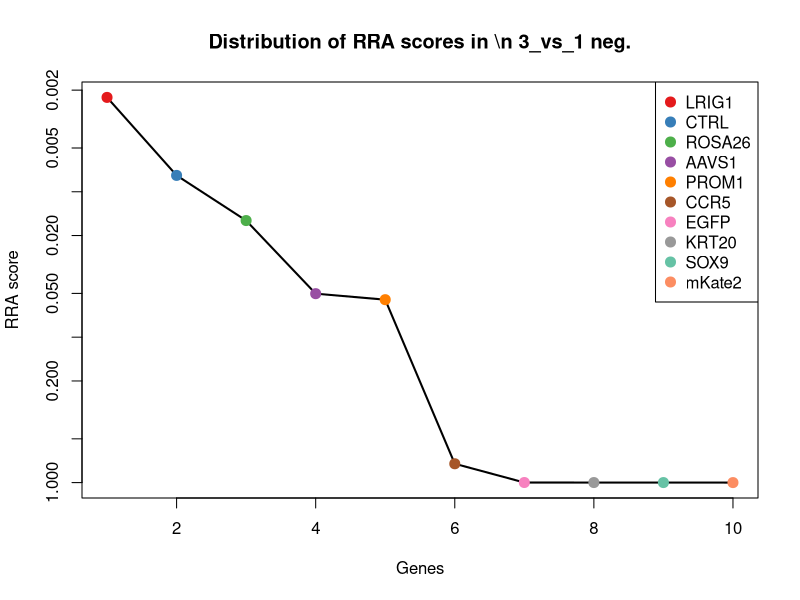
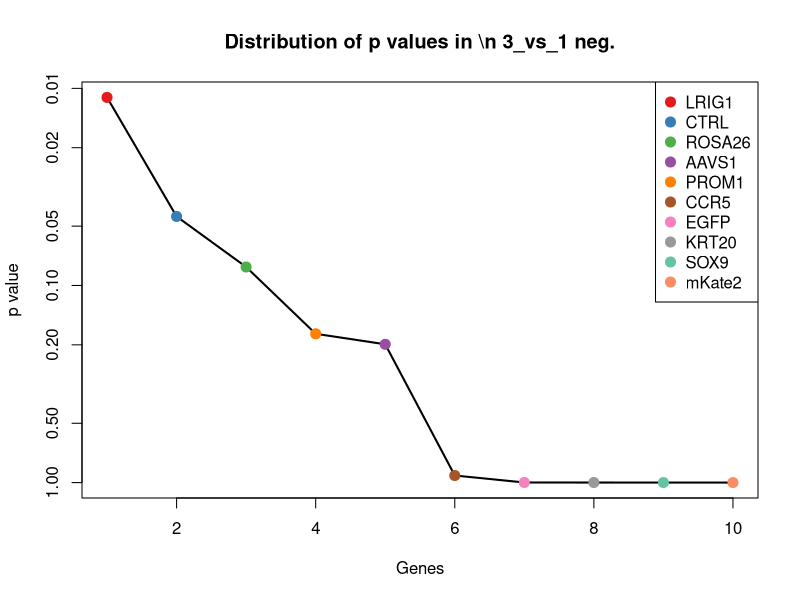
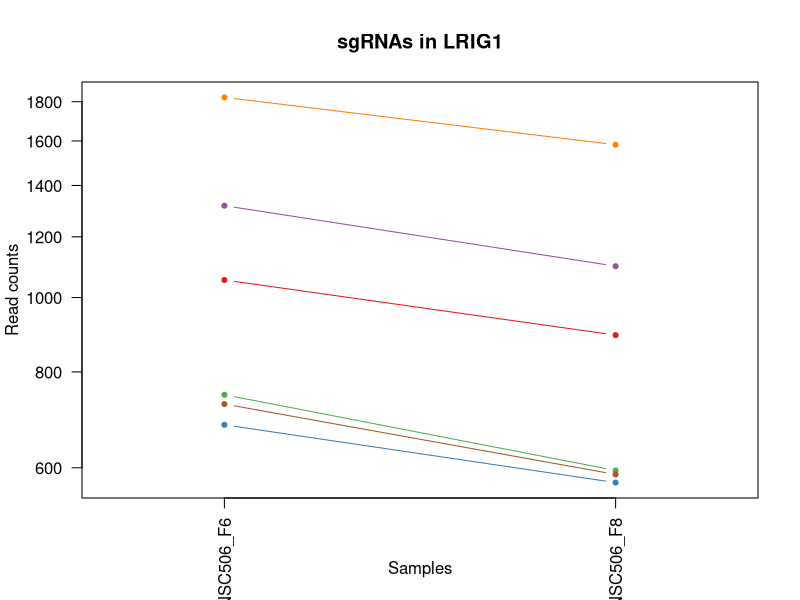
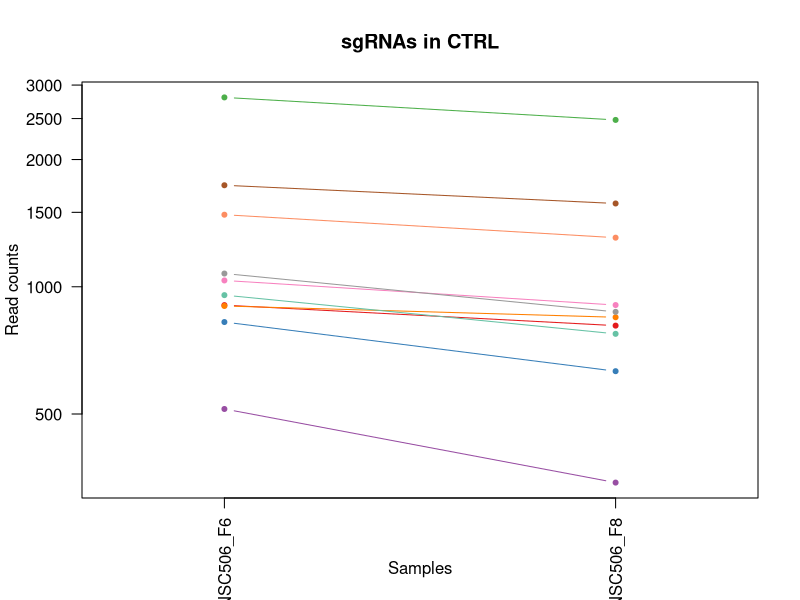
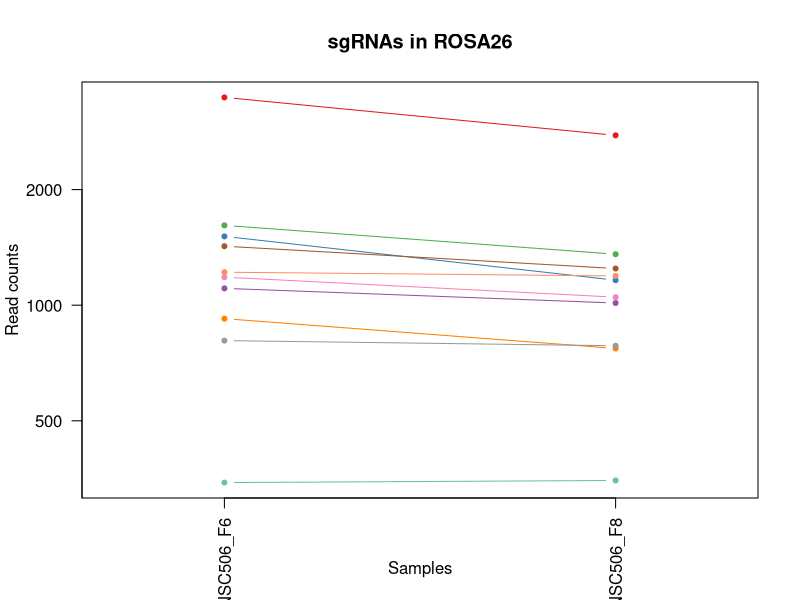
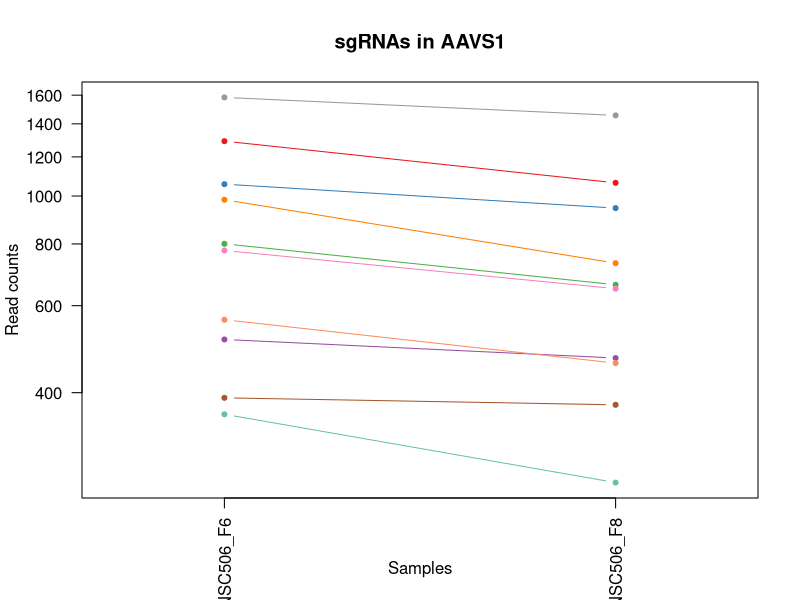
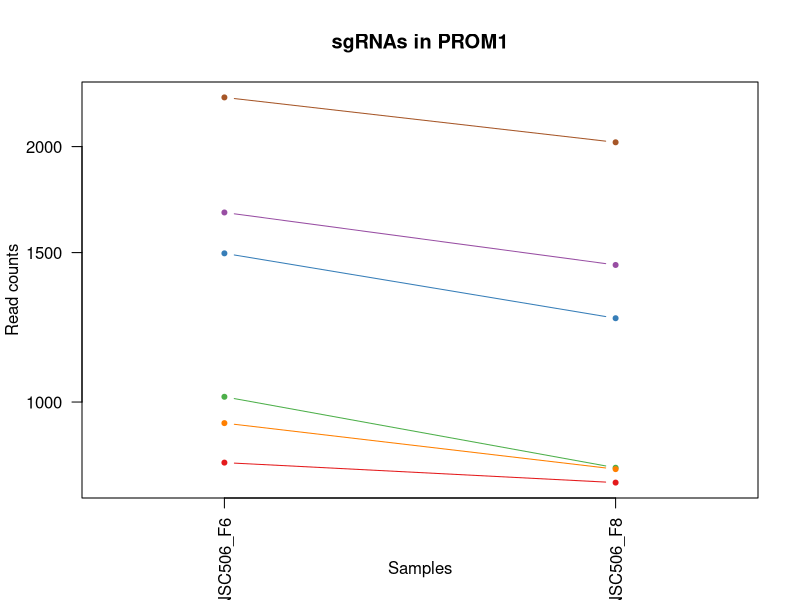
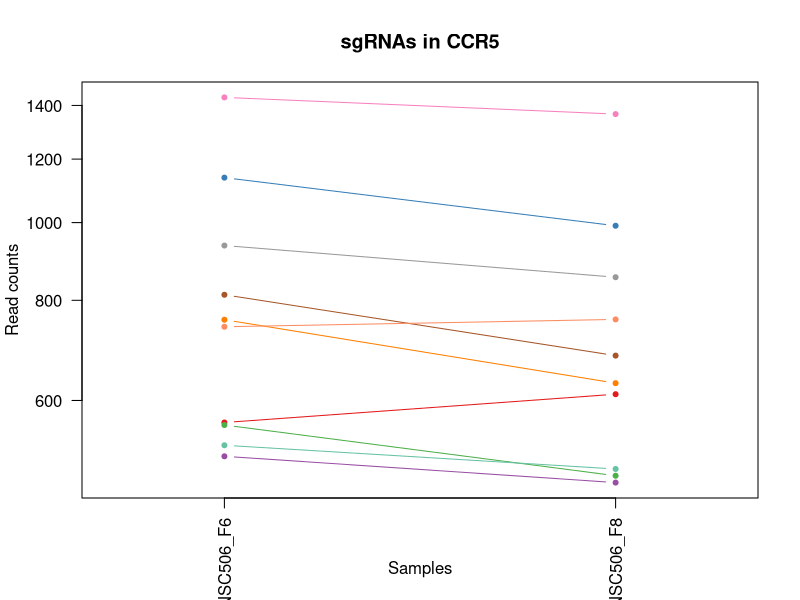

Generate these figures, in order, with R: (Note: this script raises an error after producing the figures.)
pdf(file='S6B_c1_t3.pdf',width=4.5,height=4.5);
gstable=read.table('S6B_c1_t3.gene_summary.txt',header=T)
# 
#
# parameters
# Do not modify the variables beginning with "__"

# gstablename='__GENE_SUMMARY_FILE__'
startindex=3
# outputfile='__OUTPUT_FILE__'
targetgenelist=c("LRIG1","CTRL","ROSA26","AAVS1","PROM1","CCR5","EGFP","KRT20","SOX9","mKate2")
# samplelabel=sub('.\\w+.\\w+$','',colnames(gstable)[startindex]);
samplelabel='3_vs_1 neg.'


# You need to write some codes in front of this code:
# gstable=read.table(gstablename,header=T)
# pdf(file=outputfile,width=6,height=6)


# set up color using RColorBrewer
#library(RColorBrewer)
#colors <- brewer.pal(length(targetgenelist), "Set1")

colors=c( "#E41A1C", "#377EB8", "#4DAF4A", "#984EA3", "#FF7F00",  "#A65628", "#F781BF",
          "#999999", "#66C2A5", "#FC8D62", "#8DA0CB", "#E78AC3", "#A6D854", "#FFD92F", "#E5C494", "#B3B3B3", 
          "#8DD3C7", "#FFFFB3", "#BEBADA", "#FB8072", "#80B1D3", "#FDB462", "#B3DE69", "#FCCDE5",
          "#D9D9D9", "#BC80BD", "#CCEBC5", "#FFED6F")

######
# function definition

plotrankedvalues<-function(val, tglist, ...){
  
  plot(val,log='y',ylim=c(max(val),min(val)),type='l',lwd=2, ...)
  if(length(tglist)>0){
    for(i in 1:length(tglist)){
      targetgene=tglist[i];
      tx=which(names(val)==targetgene);ty=val[targetgene];
      points(tx,ty,col=colors[(i %% length(colors)) ],cex=2,pch=20)
      # text(tx+50,ty,targetgene,col=colors[i])
    }
    legend('topright',tglist,pch=20,pt.cex = 2,cex=1,col=colors)
  }
}



plotrandvalues<-function(val,targetgenelist, ...){
  # choose the one with the best distance distribution
  
  mindiffvalue=0;
  randval=val;
  for(i in 1:20){
    randval0=sample(val)
    vindex=sort(which(names(randval0) %in% targetgenelist))
    if(max(vindex)>0.9*length(val)){
      # print('pass...')
      next;
    }
    mindiffind=min(diff(vindex));
    if (mindiffind > mindiffvalue){
      mindiffvalue=mindiffind;
      randval=randval0;
      # print(paste('Diff: ',mindiffvalue))
    }
  }
  plot(randval,log='y',ylim=c(max(randval),min(randval)),pch=20,col='grey', ...)
  
  if(length(targetgenelist)>0){
    for(i in 1:length(targetgenelist)){
      targetgene=targetgenelist[i];
      tx=which(names(randval)==targetgene);ty=randval[targetgene];
      points(tx,ty,col=colors[(i %% length(colors)) ],cex=2,pch=20)
      text(tx+50,ty,targetgene,col=colors[i])
    }
  }
  
}




# set.seed(1235)



pvec=gstable[,startindex]
names(pvec)=gstable[,'id']
pvec=sort(pvec);

plotrankedvalues(pvec,targetgenelist,xlab='Genes',ylab='RRA score',main=paste('Distribution of RRA scores in \\n',samplelabel))

# plotrandvalues(pvec,targetgenelist,xlab='Genes',ylab='RRA score',main=paste('Distribution of RRA scores in \\n',samplelabel))


pvec=gstable[,startindex+1]
names(pvec)=gstable[,'id']
pvec=sort(pvec);

plotrankedvalues(pvec,targetgenelist,xlab='Genes',ylab='p value',main=paste('Distribution of p values in \\n',samplelabel))

# plotrandvalues(pvec,targetgenelist,xlab='Genes',ylab='p value',main=paste('Distribution of p values in \\n',samplelabel))



# you need to write after this code:
# dev.off()






# parameters
# Do not modify the variables beginning with "__"
targetmat=list(c(1053.1304528746793,892.389464886271),c(681.5180144254109,572.892002149211),c(745.9674041195645,594.1393703607888),c(1316.413066093349,1097.7806909315238),c(1822.40933837298,1580.9615828540725),c(725.3984499618559,587.0569142902629))
targetgene="LRIG1"
collabel=c("S46_MNSC506_F6","S48_MNSC506_F8")

# set up color using RColorBrewer
#library(RColorBrewer)
#colors <- brewer.pal(length(targetgenelist), "Set1")

colors=c( "#E41A1C", "#377EB8", "#4DAF4A", "#984EA3", "#FF7F00",  "#A65628", "#F781BF",
          "#999999", "#66C2A5", "#FC8D62", "#8DA0CB", "#E78AC3", "#A6D854", "#FFD92F", "#E5C494", "#B3B3B3", 
          "#8DD3C7", "#FFFFB3", "#BEBADA", "#FB8072", "#80B1D3", "#FDB462", "#B3DE69", "#FCCDE5",
          "#D9D9D9", "#BC80BD", "#CCEBC5", "#FFED6F")


## code

targetmatvec=unlist(targetmat)+1
yrange=range(targetmatvec[targetmatvec>0]);
# yrange[1]=1; # set the minimum value to 1
for(i in 1:length(targetmat)){
  vali=targetmat[[i]]+1;
  if(i==1){
    plot(1:length(vali),vali,type='b',las=1,pch=20,main=paste('sgRNAs in',targetgene),ylab='Read counts',xlab='Samples',xlim=c(0.7,length(vali)+0.3),ylim = yrange,col=colors[(i %% length(colors))],xaxt='n',log='y')
    axis(1,at=1:length(vali),labels=(collabel),las=2)
    # lines(0:100,rep(1,101),col='black');
  }else{
    lines(1:length(vali),vali,type='b',pch=20,col=colors[(i %% length(colors))])
  }
}




# parameters
# Do not modify the variables beginning with "__"
targetmat=list(c(903.6627193286636,808.1869316033511),c(824.1294299188571,630.3385902768104),c(2804.2340835009363,2480.4335038108693),c(512.8525903322006,343.10564963881313),c(899.5489284971219,845.9600306461563),c(1737.390994521118,1573.0921872201548),c(1033.9327623274846,904.1935583371475),c(1073.6994070323879,871.142096674693),c(954.399472917678,772.7746512507214),c(1479.593435744504,1305.5327356669518))
targetgene="CTRL"
collabel=c("S46_MNSC506_F6","S48_MNSC506_F8")

# set up color using RColorBrewer
#library(RColorBrewer)
#colors <- brewer.pal(length(targetgenelist), "Set1")

colors=c( "#E41A1C", "#377EB8", "#4DAF4A", "#984EA3", "#FF7F00",  "#A65628", "#F781BF",
          "#999999", "#66C2A5", "#FC8D62", "#8DA0CB", "#E78AC3", "#A6D854", "#FFD92F", "#E5C494", "#B3B3B3", 
          "#8DD3C7", "#FFFFB3", "#BEBADA", "#FB8072", "#80B1D3", "#FDB462", "#B3DE69", "#FCCDE5",
          "#D9D9D9", "#BC80BD", "#CCEBC5", "#FFED6F")


## code

targetmatvec=unlist(targetmat)+1
yrange=range(targetmatvec[targetmatvec>0]);
# yrange[1]=1; # set the minimum value to 1
for(i in 1:length(targetmat)){
  vali=targetmat[[i]]+1;
  if(i==1){
    plot(1:length(vali),vali,type='b',las=1,pch=20,main=paste('sgRNAs in',targetgene),ylab='Read counts',xlab='Samples',xlim=c(0.7,length(vali)+0.3),ylim = yrange,col=colors[(i %% length(colors))],xaxt='n',log='y')
    axis(1,at=1:length(vali),labels=(collabel),las=2)
    # lines(0:100,rep(1,101),col='black');
  }else{
    lines(1:length(vali),vali,type='b',pch=20,col=colors[(i %% length(colors))])
  }
}




# parameters
# Do not modify the variables beginning with "__"
targetmat=list(c(3474.781989042236,2767.6664444488665),c(1509.7612351758098,1160.7358560028656),c(1612.6060059643526,1356.683807287417),c(1105.2384700742077,1012.0042785218204),c(921.4891462653444,770.4138325605461),c(1423.3716277134338,1244.9383892857854),c(1182.0292322629864,1048.203498437842),c(807.6742665926903,783.0048655748144),c(344.18716623899024,348.61422658255555),c(1217.6820861363478,1190.639559411753))
targetgene="ROSA26"
collabel=c("S46_MNSC506_F6","S48_MNSC506_F8")

# set up color using RColorBrewer
#library(RColorBrewer)
#colors <- brewer.pal(length(targetgenelist), "Set1")

colors=c( "#E41A1C", "#377EB8", "#4DAF4A", "#984EA3", "#FF7F00",  "#A65628", "#F781BF",
          "#999999", "#66C2A5", "#FC8D62", "#8DA0CB", "#E78AC3", "#A6D854", "#FFD92F", "#E5C494", "#B3B3B3", 
          "#8DD3C7", "#FFFFB3", "#BEBADA", "#FB8072", "#80B1D3", "#FDB462", "#B3DE69", "#FCCDE5",
          "#D9D9D9", "#BC80BD", "#CCEBC5", "#FFED6F")


## code

targetmatvec=unlist(targetmat)+1
yrange=range(targetmatvec[targetmatvec>0]);
# yrange[1]=1; # set the minimum value to 1
for(i in 1:length(targetmat)){
  vali=targetmat[[i]]+1;
  if(i==1){
    plot(1:length(vali),vali,type='b',las=1,pch=20,main=paste('sgRNAs in',targetgene),ylab='Read counts',xlab='Samples',xlim=c(0.7,length(vali)+0.3),ylim = yrange,col=colors[(i %% length(colors))],xaxt='n',log='y')
    axis(1,at=1:length(vali),labels=(collabel),las=2)
    # lines(0:100,rep(1,101),col='black');
  }else{
    lines(1:length(vali),vali,type='b',pch=20,col=colors[(i %% length(colors))])
  }
}




# parameters
# Do not modify the variables beginning with "__"
targetmat=list(c(1290.359057493585,1062.3684105788939),c(1055.8729800957071,944.327476070128),c(799.4466849296068,660.2422936856977),c(511.4813267216867,469.01597978149687),c(981.8247451279562,730.2799148275656),c(389.4388653859491,376.9440508646594),c(774.7639399403565,648.4382002348212),c(1582.4382065330467,1455.0512527113888),c(360.6423295651571,262.0508746094605),c(560.8468167001873,457.99882589401204))
targetgene="AAVS1"
collabel=c("S46_MNSC506_F6","S48_MNSC506_F8")

# set up color using RColorBrewer
#library(RColorBrewer)
#colors <- brewer.pal(length(targetgenelist), "Set1")

colors=c( "#E41A1C", "#377EB8", "#4DAF4A", "#984EA3", "#FF7F00",  "#A65628", "#F781BF",
          "#999999", "#66C2A5", "#FC8D62", "#8DA0CB", "#E78AC3", "#A6D854", "#FFD92F", "#E5C494", "#B3B3B3", 
          "#8DD3C7", "#FFFFB3", "#BEBADA", "#FB8072", "#80B1D3", "#FDB462", "#B3DE69", "#FCCDE5",
          "#D9D9D9", "#BC80BD", "#CCEBC5", "#FFED6F")


## code

targetmatvec=unlist(targetmat)+1
yrange=range(targetmatvec[targetmatvec>0]);
# yrange[1]=1; # set the minimum value to 1
for(i in 1:length(targetmat)){
  vali=targetmat[[i]]+1;
  if(i==1){
    plot(1:length(vali),vali,type='b',las=1,pch=20,main=paste('sgRNAs in',targetgene),ylab='Read counts',xlab='Samples',xlim=c(0.7,length(vali)+0.3),ylim = yrange,col=colors[(i %% length(colors))],xaxt='n',log='y')
    axis(1,at=1:length(vali),labels=(collabel),las=2)
    # lines(0:100,rep(1,101),col='black');
  }else{
    lines(1:length(vali),vali,type='b',pch=20,col=colors[(i %% length(colors))])
  }
}




# parameters
# Do not modify the variables beginning with "__"
targetmat=list(c(847.4409112975935,802.6783546596088),c(1496.0485990706707,1254.3816640464865),c(1013.363808169776,835.7298163220632),c(1671.5703412164505,1449.5426757676464),c(943.4293640335669,832.5820580684962),c(2284.5251751161663,2022.4346779168573))
targetgene="PROM1"
collabel=c("S46_MNSC506_F6","S48_MNSC506_F8")

# set up color using RColorBrewer
#library(RColorBrewer)
#colors <- brewer.pal(length(targetgenelist), "Set1")

colors=c( "#E41A1C", "#377EB8", "#4DAF4A", "#984EA3", "#FF7F00",  "#A65628", "#F781BF",
          "#999999", "#66C2A5", "#FC8D62", "#8DA0CB", "#E78AC3", "#A6D854", "#FFD92F", "#E5C494", "#B3B3B3", 
          "#8DD3C7", "#FFFFB3", "#BEBADA", "#FB8072", "#80B1D3", "#FDB462", "#B3DE69", "#FCCDE5",
          "#D9D9D9", "#BC80BD", "#CCEBC5", "#FFED6F")


## code

targetmatvec=unlist(targetmat)+1
yrange=range(targetmatvec[targetmatvec>0]);
# yrange[1]=1; # set the minimum value to 1
for(i in 1:length(targetmat)){
  vali=targetmat[[i]]+1;
  if(i==1){
    plot(1:length(vali),vali,type='b',las=1,pch=20,main=paste('sgRNAs in',targetgene),ylab='Read counts',xlab='Samples',xlim=c(0.7,length(vali)+0.3),ylim = yrange,col=colors[(i %% length(colors))],xaxt='n',log='y')
    axis(1,at=1:length(vali),labels=(collabel),las=2)
    # lines(0:100,rep(1,101),col='black');
  }else{
    lines(1:length(vali),vali,type='b',pch=20,col=colors[(i %% length(colors))])
  }
}




# parameters
# Do not modify the variables beginning with "__"
targetmat=list(c(562.2180803107012,609.8781616286243),c(1136.7775331160276,989.9699707468508),c(558.1042894791594,482.393952359157),c(510.1100631111728,472.95067759845574),c(755.5662493931618,629.5516507134187),c(811.788057424232,681.4896618972757),c(1431.5992093765171,1364.5532029213348),c(935.2017823704834,853.829426280074),c(526.5652264373397,491.8372271198583),c(740.4823496775089,756.2489204194941))
targetgene="CCR5"
collabel=c("S46_MNSC506_F6","S48_MNSC506_F8")

# set up color using RColorBrewer
#library(RColorBrewer)
#colors <- brewer.pal(length(targetgenelist), "Set1")

colors=c( "#E41A1C", "#377EB8", "#4DAF4A", "#984EA3", "#FF7F00",  "#A65628", "#F781BF",
          "#999999", "#66C2A5", "#FC8D62", "#8DA0CB", "#E78AC3", "#A6D854", "#FFD92F", "#E5C494", "#B3B3B3", 
          "#8DD3C7", "#FFFFB3", "#BEBADA", "#FB8072", "#80B1D3", "#FDB462", "#B3DE69", "#FCCDE5",
          "#D9D9D9", "#BC80BD", "#CCEBC5", "#FFED6F")


## code

targetmatvec=unlist(targetmat)+1
yrange=range(targetmatvec[targetmatvec>0]);
# yrange[1]=1; # set the minimum value to 1
for(i in 1:length(targetmat)){
  vali=targetmat[[i]]+1;
  if(i==1){
    plot(1:length(vali),vali,type='b',las=1,pch=20,main=paste('sgRNAs in',targetgene),ylab='Read counts',xlab='Samples',xlim=c(0.7,length(vali)+0.3),ylim = yrange,col=colors[(i %% length(colors))],xaxt='n',log='y')
    axis(1,at=1:length(vali),labels=(collabel),las=2)
    # lines(0:100,rep(1,101),col='black');
  }else{
    lines(1:length(vali),vali,type='b',pch=20,col=colors[(i %% length(colors))])
  }
}




# parameters
# Do not modify the variables beginning with "__"
targetmat=list(c(1280.7602122199876,1508.5631430220294),c(1720.935831194951,1839.864699209966),c(878.9799743394133,1181.1962846510517),c(799.4466849296068,960.8532069013552),c(1587.9232609751023,1658.8685996298582),c(1640.0312781746309,1895.737408210782))
targetgene="EGFP"
collabel=c("S46_MNSC506_F6","S48_MNSC506_F8")

# set up color using RColorBrewer
#library(RColorBrewer)
#colors <- brewer.pal(length(targetgenelist), "Set1")

colors=c( "#E41A1C", "#377EB8", "#4DAF4A", "#984EA3", "#FF7F00",  "#A65628", "#F781BF",
          "#999999", "#66C2A5", "#FC8D62", "#8DA0CB", "#E78AC3", "#A6D854", "#FFD92F", "#E5C494", "#B3B3B3", 
          "#8DD3C7", "#FFFFB3", "#BEBADA", "#FB8072", "#80B1D3", "#FDB462", "#B3DE69", "#FCCDE5",
          "#D9D9D9", "#BC80BD", "#CCEBC5", "#FFED6F")


## code

targetmatvec=unlist(targetmat)+1
yrange=range(targetmatvec[targetmatvec>0]);
# yrange[1]=1; # set the minimum value to 1
for(i in 1:length(targetmat)){
  vali=targetmat[[i]]+1;
  if(i==1){
    plot(1:length(vali),vali,type='b',las=1,pch=20,main=paste('sgRNAs in',targetgene),ylab='Read counts',xlab='Samples',xlim=c(0.7,length(vali)+0.3),ylim = yrange,col=colors[(i %% length(colors))],xaxt='n',log='y')
    axis(1,at=1:length(vali),labels=(collabel),las=2)
    # lines(0:100,rep(1,101),col='black');
  }else{
    lines(1:length(vali),vali,type='b',pch=20,col=colors[(i %% length(colors))])
  }
}




# parameters
# Do not modify the variables beginning with "__"
targetmat=list(c(789.8478396560095,961.640146464747),c(965.3695818017893,1270.120455314322),c(811.788057424232,963.2140255915305),c(411.3790831541716,518.5931722751786),c(1586.5519973645885,1693.4939404190961),c(673.2904327623276,827.0734811247537))
targetgene="KRT20"
collabel=c("S46_MNSC506_F6","S48_MNSC506_F8")

# set up color using RColorBrewer
#library(RColorBrewer)
#colors <- brewer.pal(length(targetgenelist), "Set1")

colors=c( "#E41A1C", "#377EB8", "#4DAF4A", "#984EA3", "#FF7F00",  "#A65628", "#F781BF",
          "#999999", "#66C2A5", "#FC8D62", "#8DA0CB", "#E78AC3", "#A6D854", "#FFD92F", "#E5C494", "#B3B3B3", 
          "#8DD3C7", "#FFFFB3", "#BEBADA", "#FB8072", "#80B1D3", "#FDB462", "#B3DE69", "#FCCDE5",
          "#D9D9D9", "#BC80BD", "#CCEBC5", "#FFED6F")


## code

targetmatvec=unlist(targetmat)+1
yrange=range(targetmatvec[targetmatvec>0]);
# yrange[1]=1; # set the minimum value to 1
for(i in 1:length(targetmat)){
  vali=targetmat[[i]]+1;
  if(i==1){
    plot(1:length(vali),vali,type='b',las=1,pch=20,main=paste('sgRNAs in',targetgene),ylab='Read counts',xlab='Samples',xlim=c(0.7,length(vali)+0.3),ylim = yrange,col=colors[(i %% length(colors))],xaxt='n',log='y')
    axis(1,at=1:length(vali),labels=(collabel),las=2)
    # lines(0:100,rep(1,101),col='black');
  }else{
    lines(1:length(vali),vali,type='b',pch=20,col=colors[(i %% length(colors))])
  }
}




# parameters
# Do not modify the variables beginning with "__"
targetmat=list(c(1014.7350717802899,1240.2167519054346),c(815.9018482557736,916.7845913514159),c(372.9837020597823,436.7514576824342),c(464.8583639642139,652.3728980517801),c(1017.4775990013178,1424.3606097391096),c(1409.6589916082946,1578.600764163897))
targetgene="SOX9"
collabel=c("S46_MNSC506_F6","S48_MNSC506_F8")

# set up color using RColorBrewer
#library(RColorBrewer)
#colors <- brewer.pal(length(targetgenelist), "Set1")

colors=c( "#E41A1C", "#377EB8", "#4DAF4A", "#984EA3", "#FF7F00",  "#A65628", "#F781BF",
          "#999999", "#66C2A5", "#FC8D62", "#8DA0CB", "#E78AC3", "#A6D854", "#FFD92F", "#E5C494", "#B3B3B3", 
          "#8DD3C7", "#FFFFB3", "#BEBADA", "#FB8072", "#80B1D3", "#FDB462", "#B3DE69", "#FCCDE5",
          "#D9D9D9", "#BC80BD", "#CCEBC5", "#FFED6F")


## code

targetmatvec=unlist(targetmat)+1
yrange=range(targetmatvec[targetmatvec>0]);
# yrange[1]=1; # set the minimum value to 1
for(i in 1:length(targetmat)){
  vali=targetmat[[i]]+1;
  if(i==1){
    plot(1:length(vali),vali,type='b',las=1,pch=20,main=paste('sgRNAs in',targetgene),ylab='Read counts',xlab='Samples',xlim=c(0.7,length(vali)+0.3),ylim = yrange,col=colors[(i %% length(colors))],xaxt='n',log='y')
    axis(1,at=1:length(vali),labels=(collabel),las=2)
    # lines(0:100,rep(1,101),col='black');
  }else{
    lines(1:length(vali),vali,type='b',pch=20,col=colors[(i %% length(colors))])
  }
}




# parameters
# Do not modify the variables beginning with "__"
targetmat=list(c(533.4215444899091,1264.6118783705797),c(750.0811949511062,1596.700374121908),c(700.7157049726056,1414.9173349784085),c(629.4099972258825,1015.9389763387793),c(575.9307164158403,1075.746383156554),c(958.5132637492198,2053.1253208891367))
targetgene="mKate2"
collabel=c("S46_MNSC506_F6","S48_MNSC506_F8")

# set up color using RColorBrewer
#library(RColorBrewer)
#colors <- brewer.pal(length(targetgenelist), "Set1")

colors=c( "#E41A1C", "#377EB8", "#4DAF4A", "#984EA3", "#FF7F00",  "#A65628", "#F781BF",
          "#999999", "#66C2A5", "#FC8D62", "#8DA0CB", "#E78AC3", "#A6D854", "#FFD92F", "#E5C494", "#B3B3B3", 
          "#8DD3C7", "#FFFFB3", "#BEBADA", "#FB8072", "#80B1D3", "#FDB462", "#B3DE69", "#FCCDE5",
          "#D9D9D9", "#BC80BD", "#CCEBC5", "#FFED6F")


## code

targetmatvec=unlist(targetmat)+1
yrange=range(targetmatvec[targetmatvec>0]);
# yrange[1]=1; # set the minimum value to 1
for(i in 1:length(targetmat)){
  vali=targetmat[[i]]+1;
  if(i==1){
    plot(1:length(vali),vali,type='b',las=1,pch=20,main=paste('sgRNAs in',targetgene),ylab='Read counts',xlab='Samples',xlim=c(0.7,length(vali)+0.3),ylim = yrange,col=colors[(i %% length(colors))],xaxt='n',log='y')
    axis(1,at=1:length(vali),labels=(collabel),las=2)
    # lines(0:100,rep(1,101),col='black');
  }else{
    lines(1:length(vali),vali,type='b',pch=20,col=colors[(i %% length(colors))])
  }
}



# 
#
# parameters
# Do not modify the variables beginning with "__"

# gstablename='__GENE_SUMMARY_FILE__'
startindex=9
# outputfile='__OUTPUT_FILE__'
targetgenelist=c("mKate2","SOX9","KRT20","EGFP","PROM1","CCR5","ROSA26","AAVS1","CTRL","LRIG1")
# samplelabel=sub('.\\w+.\\w+$','',colnames(gstable)[startindex]);
samplelabel='3_vs_1 pos.'


# You need to write some codes in front of this code:
# gstable=read.table(gstablename,header=T)
# pdf(file=outputfile,width=6,height=6)


# set up color using RColorBrewer
#library(RColorBrewer)
#colors <- brewer.pal(length(targetgenelist), "Set1")

colors=c( "#E41A1C", "#377EB8", "#4DAF4A", "#984EA3", "#FF7F00",  "#A65628", "#F781BF",
          "#999999", "#66C2A5", "#FC8D62", "#8DA0CB", "#E78AC3", "#A6D854", "#FFD92F", "#E5C494", "#B3B3B3", 
          "#8DD3C7", "#FFFFB3", "#BEBADA", "#FB8072", "#80B1D3", "#FDB462", "#B3DE69", "#FCCDE5",
          "#D9D9D9", "#BC80BD", "#CCEBC5", "#FFED6F")

######
# function definition

plotrankedvalues<-function(val, tglist, ...){
  
  plot(val,log='y',ylim=c(max(val),min(val)),type='l',lwd=2, ...)
  if(length(tglist)>0){
    for(i in 1:length(tglist)){
      targetgene=tglist[i];
      tx=which(names(val)==targetgene);ty=val[targetgene];
      points(tx,ty,col=colors[(i %% length(colors)) ],cex=2,pch=20)
      # text(tx+50,ty,targetgene,col=colors[i])
    }
    legend('topright',tglist,pch=20,pt.cex = 2,cex=1,col=colors)
  }
}



plotrandvalues<-function(val,targetgenelist, ...){
  # choose the one with the best distance distribution
  
  mindiffvalue=0;
  randval=val;
  for(i in 1:20){
    randval0=sample(val)
    vindex=sort(which(names(randval0) %in% targetgenelist))
    if(max(vindex)>0.9*length(val)){
      # print('pass...')
      next;
    }
    mindiffind=min(diff(vindex));
    if (mindiffind > mindiffvalue){
      mindiffvalue=mindiffind;
      randval=randval0;
      # print(paste('Diff: ',mindiffvalue))
    }
  }
  plot(randval,log='y',ylim=c(max(randval),min(randval)),pch=20,col='grey', ...)
  
  if(length(targetgenelist)>0){
    for(i in 1:length(targetgenelist)){
      targetgene=targetgenelist[i];
      tx=which(names(randval)==targetgene);ty=randval[targetgene];
      points(tx,ty,col=colors[(i %% length(colors)) ],cex=2,pch=20)
      text(tx+50,ty,targetgene,col=colors[i])
    }
  }
  
}




# set.seed(1235)



pvec=gstable[,startindex]
names(pvec)=gstable[,'id']
pvec=sort(pvec);

plotrankedvalues(pvec,targetgenelist,xlab='Genes',ylab='RRA score',main=paste('Distribution of RRA scores in \\n',samplelabel))

# plotrandvalues(pvec,targetgenelist,xlab='Genes',ylab='RRA score',main=paste('Distribution of RRA scores in \\n',samplelabel))


pvec=gstable[,startindex+1]
names(pvec)=gstable[,'id']
pvec=sort(pvec);

plotrankedvalues(pvec,targetgenelist,xlab='Genes',ylab='p value',main=paste('Distribution of p values in \\n',samplelabel))

# plotrandvalues(pvec,targetgenelist,xlab='Genes',ylab='p value',main=paste('Distribution of p values in \\n',samplelabel))



# you need to write after this code:
# dev.off()






# parameters
# Do not modify the variables beginning with "__"
targetmat=list(c(533.4215444899091,1264.6118783705797),c(750.0811949511062,1596.700374121908),c(700.7157049726056,1414.9173349784085),c(629.4099972258825,1015.9389763387793),c(575.9307164158403,1075.746383156554),c(958.5132637492198,2053.1253208891367))
targetgene="mKate2"
collabel=c("S46_MNSC506_F6","S48_MNSC506_F8")

# set up color using RColorBrewer
#library(RColorBrewer)
#colors <- brewer.pal(length(targetgenelist), "Set1")

colors=c( "#E41A1C", "#377EB8", "#4DAF4A", "#984EA3", "#FF7F00",  "#A65628", "#F781BF",
          "#999999", "#66C2A5", "#FC8D62", "#8DA0CB", "#E78AC3", "#A6D854", "#FFD92F", "#E5C494", "#B3B3B3", 
          "#8DD3C7", "#FFFFB3", "#BEBADA", "#FB8072", "#80B1D3", "#FDB462", "#B3DE69", "#FCCDE5",
          "#D9D9D9", "#BC80BD", "#CCEBC5", "#FFED6F")


## code

targetmatvec=unlist(targetmat)+1
yrange=range(targetmatvec[targetmatvec>0]);
# yrange[1]=1; # set the minimum value to 1
for(i in 1:length(targetmat)){
  vali=targetmat[[i]]+1;
  if(i==1){
    plot(1:length(vali),vali,type='b',las=1,pch=20,main=paste('sgRNAs in',targetgene),ylab='Read counts',xlab='Samples',xlim=c(0.7,length(vali)+0.3),ylim = yrange,col=colors[(i %% length(colors))],xaxt='n',log='y')
    axis(1,at=1:length(vali),labels=(collabel),las=2)
    # lines(0:100,rep(1,101),col='black');
  }else{
    lines(1:length(vali),vali,type='b',pch=20,col=colors[(i %% length(colors))])
  }
}




# parameters
# Do not modify the variables beginning with "__"
targetmat=list(c(1014.7350717802899,1240.2167519054346),c(815.9018482557736,916.7845913514159),c(372.9837020597823,436.7514576824342),c(464.8583639642139,652.3728980517801),c(1017.4775990013178,1424.3606097391096),c(1409.6589916082946,1578.600764163897))
targetgene="SOX9"
collabel=c("S46_MNSC506_F6","S48_MNSC506_F8")

# set up color using RColorBrewer
#library(RColorBrewer)
#colors <- brewer.pal(length(targetgenelist), "Set1")

colors=c( "#E41A1C", "#377EB8", "#4DAF4A", "#984EA3", "#FF7F00",  "#A65628", "#F781BF",
          "#999999", "#66C2A5", "#FC8D62", "#8DA0CB", "#E78AC3", "#A6D854", "#FFD92F", "#E5C494", "#B3B3B3", 
          "#8DD3C7", "#FFFFB3", "#BEBADA", "#FB8072", "#80B1D3", "#FDB462", "#B3DE69", "#FCCDE5",
          "#D9D9D9", "#BC80BD", "#CCEBC5", "#FFED6F")


## code

targetmatvec=unlist(targetmat)+1
yrange=range(targetmatvec[targetmatvec>0]);
# yrange[1]=1; # set the minimum value to 1
for(i in 1:length(targetmat)){
  vali=targetmat[[i]]+1;
  if(i==1){
    plot(1:length(vali),vali,type='b',las=1,pch=20,main=paste('sgRNAs in',targetgene),ylab='Read counts',xlab='Samples',xlim=c(0.7,length(vali)+0.3),ylim = yrange,col=colors[(i %% length(colors))],xaxt='n',log='y')
    axis(1,at=1:length(vali),labels=(collabel),las=2)
    # lines(0:100,rep(1,101),col='black');
  }else{
    lines(1:length(vali),vali,type='b',pch=20,col=colors[(i %% length(colors))])
  }
}




# parameters
# Do not modify the variables beginning with "__"
targetmat=list(c(789.8478396560095,961.640146464747),c(965.3695818017893,1270.120455314322),c(811.788057424232,963.2140255915305),c(411.3790831541716,518.5931722751786),c(1586.5519973645885,1693.4939404190961),c(673.2904327623276,827.0734811247537))
targetgene="KRT20"
collabel=c("S46_MNSC506_F6","S48_MNSC506_F8")

# set up color using RColorBrewer
#library(RColorBrewer)
#colors <- brewer.pal(length(targetgenelist), "Set1")

colors=c( "#E41A1C", "#377EB8", "#4DAF4A", "#984EA3", "#FF7F00",  "#A65628", "#F781BF",
          "#999999", "#66C2A5", "#FC8D62", "#8DA0CB", "#E78AC3", "#A6D854", "#FFD92F", "#E5C494", "#B3B3B3", 
          "#8DD3C7", "#FFFFB3", "#BEBADA", "#FB8072", "#80B1D3", "#FDB462", "#B3DE69", "#FCCDE5",
          "#D9D9D9", "#BC80BD", "#CCEBC5", "#FFED6F")


## code

targetmatvec=unlist(targetmat)+1
yrange=range(targetmatvec[targetmatvec>0]);
# yrange[1]=1; # set the minimum value to 1
for(i in 1:length(targetmat)){
  vali=targetmat[[i]]+1;
  if(i==1){
    plot(1:length(vali),vali,type='b',las=1,pch=20,main=paste('sgRNAs in',targetgene),ylab='Read counts',xlab='Samples',xlim=c(0.7,length(vali)+0.3),ylim = yrange,col=colors[(i %% length(colors))],xaxt='n',log='y')
    axis(1,at=1:length(vali),labels=(collabel),las=2)
    # lines(0:100,rep(1,101),col='black');
  }else{
    lines(1:length(vali),vali,type='b',pch=20,col=colors[(i %% length(colors))])
  }
}




# parameters
# Do not modify the variables beginning with "__"
targetmat=list(c(1280.7602122199876,1508.5631430220294),c(1720.935831194951,1839.864699209966),c(878.9799743394133,1181.1962846510517),c(799.4466849296068,960.8532069013552),c(1587.9232609751023,1658.8685996298582),c(1640.0312781746309,1895.737408210782))
targetgene="EGFP"
collabel=c("S46_MNSC506_F6","S48_MNSC506_F8")

# set up color using RColorBrewer
#library(RColorBrewer)
#colors <- brewer.pal(length(targetgenelist), "Set1")

colors=c( "#E41A1C", "#377EB8", "#4DAF4A", "#984EA3", "#FF7F00",  "#A65628", "#F781BF",
          "#999999", "#66C2A5", "#FC8D62", "#8DA0CB", "#E78AC3", "#A6D854", "#FFD92F", "#E5C494", "#B3B3B3", 
          "#8DD3C7", "#FFFFB3", "#BEBADA", "#FB8072", "#80B1D3", "#FDB462", "#B3DE69", "#FCCDE5",
          "#D9D9D9", "#BC80BD", "#CCEBC5", "#FFED6F")


## code

targetmatvec=unlist(targetmat)+1
yrange=range(targetmatvec[targetmatvec>0]);
# yrange[1]=1; # set the minimum value to 1
for(i in 1:length(targetmat)){
  vali=targetmat[[i]]+1;
  if(i==1){
    plot(1:length(vali),vali,type='b',las=1,pch=20,main=paste('sgRNAs in',targetgene),ylab='Read counts',xlab='Samples',xlim=c(0.7,length(vali)+0.3),ylim = yrange,col=colors[(i %% length(colors))],xaxt='n',log='y')
    axis(1,at=1:length(vali),labels=(collabel),las=2)
    # lines(0:100,rep(1,101),col='black');
  }else{
    lines(1:length(vali),vali,type='b',pch=20,col=colors[(i %% length(colors))])
  }
}




# parameters
# Do not modify the variables beginning with "__"
targetmat=list(c(847.4409112975935,802.6783546596088),c(1496.0485990706707,1254.3816640464865),c(1013.363808169776,835.7298163220632),c(1671.5703412164505,1449.5426757676464),c(943.4293640335669,832.5820580684962),c(2284.5251751161663,2022.4346779168573))
targetgene="PROM1"
collabel=c("S46_MNSC506_F6","S48_MNSC506_F8")

# set up color using RColorBrewer
#library(RColorBrewer)
#colors <- brewer.pal(length(targetgenelist), "Set1")

colors=c( "#E41A1C", "#377EB8", "#4DAF4A", "#984EA3", "#FF7F00",  "#A65628", "#F781BF",
          "#999999", "#66C2A5", "#FC8D62", "#8DA0CB", "#E78AC3", "#A6D854", "#FFD92F", "#E5C494", "#B3B3B3", 
          "#8DD3C7", "#FFFFB3", "#BEBADA", "#FB8072", "#80B1D3", "#FDB462", "#B3DE69", "#FCCDE5",
          "#D9D9D9", "#BC80BD", "#CCEBC5", "#FFED6F")


## code

targetmatvec=unlist(targetmat)+1
yrange=range(targetmatvec[targetmatvec>0]);
# yrange[1]=1; # set the minimum value to 1
for(i in 1:length(targetmat)){
  vali=targetmat[[i]]+1;
  if(i==1){
    plot(1:length(vali),vali,type='b',las=1,pch=20,main=paste('sgRNAs in',targetgene),ylab='Read counts',xlab='Samples',xlim=c(0.7,length(vali)+0.3),ylim = yrange,col=colors[(i %% length(colors))],xaxt='n',log='y')
    axis(1,at=1:length(vali),labels=(collabel),las=2)
    # lines(0:100,rep(1,101),col='black');
  }else{
    lines(1:length(vali),vali,type='b',pch=20,col=colors[(i %% length(colors))])
  }
}




# parameters
# Do not modify the variables beginning with "__"
targetmat=list(c(562.2180803107012,609.8781616286243),c(1136.7775331160276,989.9699707468508),c(558.1042894791594,482.393952359157),c(510.1100631111728,472.95067759845574),c(755.5662493931618,629.5516507134187),c(811.788057424232,681.4896618972757),c(1431.5992093765171,1364.5532029213348),c(935.2017823704834,853.829426280074),c(526.5652264373397,491.8372271198583),c(740.4823496775089,756.2489204194941))
targetgene="CCR5"
collabel=c("S46_MNSC506_F6","S48_MNSC506_F8")

# set up color using RColorBrewer
#library(RColorBrewer)
#colors <- brewer.pal(length(targetgenelist), "Set1")

colors=c( "#E41A1C", "#377EB8", "#4DAF4A", "#984EA3", "#FF7F00",  "#A65628", "#F781BF",
          "#999999", "#66C2A5", "#FC8D62", "#8DA0CB", "#E78AC3", "#A6D854", "#FFD92F", "#E5C494", "#B3B3B3", 
          "#8DD3C7", "#FFFFB3", "#BEBADA", "#FB8072", "#80B1D3", "#FDB462", "#B3DE69", "#FCCDE5",
          "#D9D9D9", "#BC80BD", "#CCEBC5", "#FFED6F")


## code

targetmatvec=unlist(targetmat)+1
yrange=range(targetmatvec[targetmatvec>0]);
# yrange[1]=1; # set the minimum value to 1
for(i in 1:length(targetmat)){
  vali=targetmat[[i]]+1;
  if(i==1){
    plot(1:length(vali),vali,type='b',las=1,pch=20,main=paste('sgRNAs in',targetgene),ylab='Read counts',xlab='Samples',xlim=c(0.7,length(vali)+0.3),ylim = yrange,col=colors[(i %% length(colors))],xaxt='n',log='y')
    axis(1,at=1:length(vali),labels=(collabel),las=2)
    # lines(0:100,rep(1,101),col='black');
  }else{
    lines(1:length(vali),vali,type='b',pch=20,col=colors[(i %% length(colors))])
  }
}




# parameters
# Do not modify the variables beginning with "__"
targetmat=list(c(3474.781989042236,2767.6664444488665),c(1509.7612351758098,1160.7358560028656),c(1612.6060059643526,1356.683807287417),c(1105.2384700742077,1012.0042785218204),c(921.4891462653444,770.4138325605461),c(1423.3716277134338,1244.9383892857854),c(1182.0292322629864,1048.203498437842),c(807.6742665926903,783.0048655748144),c(344.18716623899024,348.61422658255555),c(1217.6820861363478,1190.639559411753))
targetgene="ROSA26"
collabel=c("S46_MNSC506_F6","S48_MNSC506_F8")

# set up color using RColorBrewer
#library(RColorBrewer)
#colors <- brewer.pal(length(targetgenelist), "Set1")

colors=c( "#E41A1C", "#377EB8", "#4DAF4A", "#984EA3", "#FF7F00",  "#A65628", "#F781BF",
          "#999999", "#66C2A5", "#FC8D62", "#8DA0CB", "#E78AC3", "#A6D854", "#FFD92F", "#E5C494", "#B3B3B3", 
          "#8DD3C7", "#FFFFB3", "#BEBADA", "#FB8072", "#80B1D3", "#FDB462", "#B3DE69", "#FCCDE5",
          "#D9D9D9", "#BC80BD", "#CCEBC5", "#FFED6F")


## code

targetmatvec=unlist(targetmat)+1
yrange=range(targetmatvec[targetmatvec>0]);
# yrange[1]=1; # set the minimum value to 1
for(i in 1:length(targetmat)){
  vali=targetmat[[i]]+1;
  if(i==1){
    plot(1:length(vali),vali,type='b',las=1,pch=20,main=paste('sgRNAs in',targetgene),ylab='Read counts',xlab='Samples',xlim=c(0.7,length(vali)+0.3),ylim = yrange,col=colors[(i %% length(colors))],xaxt='n',log='y')
    axis(1,at=1:length(vali),labels=(collabel),las=2)
    # lines(0:100,rep(1,101),col='black');
  }else{
    lines(1:length(vali),vali,type='b',pch=20,col=colors[(i %% length(colors))])
  }
}




# parameters
# Do not modify the variables beginning with "__"
targetmat=list(c(1290.359057493585,1062.3684105788939),c(1055.8729800957071,944.327476070128),c(799.4466849296068,660.2422936856977),c(511.4813267216867,469.01597978149687),c(981.8247451279562,730.2799148275656),c(389.4388653859491,376.9440508646594),c(774.7639399403565,648.4382002348212),c(1582.4382065330467,1455.0512527113888),c(360.6423295651571,262.0508746094605),c(560.8468167001873,457.99882589401204))
targetgene="AAVS1"
collabel=c("S46_MNSC506_F6","S48_MNSC506_F8")

# set up color using RColorBrewer
#library(RColorBrewer)
#colors <- brewer.pal(length(targetgenelist), "Set1")

colors=c( "#E41A1C", "#377EB8", "#4DAF4A", "#984EA3", "#FF7F00",  "#A65628", "#F781BF",
          "#999999", "#66C2A5", "#FC8D62", "#8DA0CB", "#E78AC3", "#A6D854", "#FFD92F", "#E5C494", "#B3B3B3", 
          "#8DD3C7", "#FFFFB3", "#BEBADA", "#FB8072", "#80B1D3", "#FDB462", "#B3DE69", "#FCCDE5",
          "#D9D9D9", "#BC80BD", "#CCEBC5", "#FFED6F")


## code

targetmatvec=unlist(targetmat)+1
yrange=range(targetmatvec[targetmatvec>0]);
# yrange[1]=1; # set the minimum value to 1
for(i in 1:length(targetmat)){
  vali=targetmat[[i]]+1;
  if(i==1){
    plot(1:length(vali),vali,type='b',las=1,pch=20,main=paste('sgRNAs in',targetgene),ylab='Read counts',xlab='Samples',xlim=c(0.7,length(vali)+0.3),ylim = yrange,col=colors[(i %% length(colors))],xaxt='n',log='y')
    axis(1,at=1:length(vali),labels=(collabel),las=2)
    # lines(0:100,rep(1,101),col='black');
  }else{
    lines(1:length(vali),vali,type='b',pch=20,col=colors[(i %% length(colors))])
  }
}




# parameters
# Do not modify the variables beginning with "__"
targetmat=list(c(903.6627193286636,808.1869316033511),c(824.1294299188571,630.3385902768104),c(2804.2340835009363,2480.4335038108693),c(512.8525903322006,343.10564963881313),c(899.5489284971219,845.9600306461563),c(1737.390994521118,1573.0921872201548),c(1033.9327623274846,904.1935583371475),c(1073.6994070323879,871.142096674693),c(954.399472917678,772.7746512507214),c(1479.593435744504,1305.5327356669518))
targetgene="CTRL"
collabel=c("S46_MNSC506_F6","S48_MNSC506_F8")

# set up color using RColorBrewer
#library(RColorBrewer)
#colors <- brewer.pal(length(targetgenelist), "Set1")

colors=c( "#E41A1C", "#377EB8", "#4DAF4A", "#984EA3", "#FF7F00",  "#A65628", "#F781BF",
          "#999999", "#66C2A5", "#FC8D62", "#8DA0CB", "#E78AC3", "#A6D854", "#FFD92F", "#E5C494", "#B3B3B3", 
          "#8DD3C7", "#FFFFB3", "#BEBADA", "#FB8072", "#80B1D3", "#FDB462", "#B3DE69", "#FCCDE5",
          "#D9D9D9", "#BC80BD", "#CCEBC5", "#FFED6F")


## code

targetmatvec=unlist(targetmat)+1
yrange=range(targetmatvec[targetmatvec>0]);
# yrange[1]=1; # set the minimum value to 1
for(i in 1:length(targetmat)){
  vali=targetmat[[i]]+1;
  if(i==1){
    plot(1:length(vali),vali,type='b',las=1,pch=20,main=paste('sgRNAs in',targetgene),ylab='Read counts',xlab='Samples',xlim=c(0.7,length(vali)+0.3),ylim = yrange,col=colors[(i %% length(colors))],xaxt='n',log='y')
    axis(1,at=1:length(vali),labels=(collabel),las=2)
    # lines(0:100,rep(1,101),col='black');
  }else{
    lines(1:length(vali),vali,type='b',pch=20,col=colors[(i %% length(colors))])
  }
}




# parameters
# Do not modify the variables beginning with "__"
targetmat=list(c(1053.1304528746793,892.389464886271),c(681.5180144254109,572.892002149211),c(745.9674041195645,594.1393703607888),c(1316.413066093349,1097.7806909315238),c(1822.40933837298,1580.9615828540725),c(725.3984499618559,587.0569142902629))
targetgene="LRIG1"
collabel=c("S46_MNSC506_F6","S48_MNSC506_F8")

# set up color using RColorBrewer
#library(RColorBrewer)
#colors <- brewer.pal(length(targetgenelist), "Set1")

colors=c( "#E41A1C", "#377EB8", "#4DAF4A", "#984EA3", "#FF7F00",  "#A65628", "#F781BF",
          "#999999", "#66C2A5", "#FC8D62", "#8DA0CB", "#E78AC3", "#A6D854", "#FFD92F", "#E5C494", "#B3B3B3", 
          "#8DD3C7", "#FFFFB3", "#BEBADA", "#FB8072", "#80B1D3", "#FDB462", "#B3DE69", "#FCCDE5",
          "#D9D9D9", "#BC80BD", "#CCEBC5", "#FFED6F")


## code

targetmatvec=unlist(targetmat)+1
yrange=range(targetmatvec[targetmatvec>0]);
# yrange[1]=1; # set the minimum value to 1
for(i in 1:length(targetmat)){
  vali=targetmat[[i]]+1;
  if(i==1){
    plot(1:length(vali),vali,type='b',las=1,pch=20,main=paste('sgRNAs in',targetgene),ylab='Read counts',xlab='Samples',xlim=c(0.7,length(vali)+0.3),ylim = yrange,col=colors[(i %% length(colors))],xaxt='n',log='y')
    axis(1,at=1:length(vali),labels=(collabel),las=2)
    # lines(0:100,rep(1,101),col='black');
  }else{
    lines(1:length(vali),vali,type='b',pch=20,col=colors[(i %% length(colors))])
  }
}



dev.off()
Sweave("S6B_c1_t3_summary.Rnw");
library(tools);

texi2dvi("S6B_c1_t3_summary.tex",pdf=TRUE);
